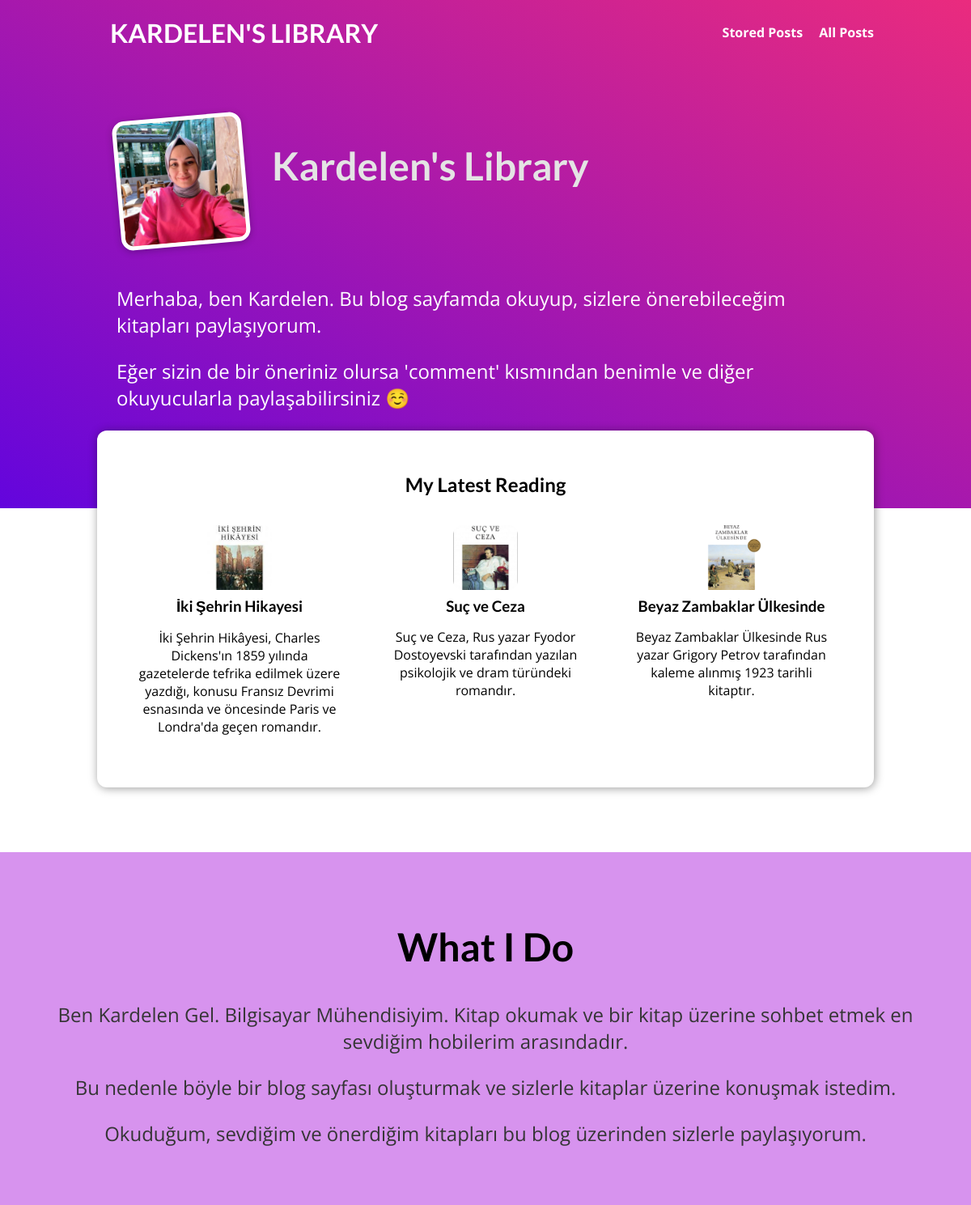
The page / on the database its author committed.
### blog/models.py (models this page shows, shortened)
class Post(models.Model):
    title = models.CharField(max_length=150)
    excerpt = models.CharField(max_length=200)
    image =  models.ImageField(upload_to="posts", null=True)
    date = models.DateField(auto_now=True)
    slug = models.SlugField(unique=True, db_index=True)
    content = models.TextField(validators=[MinLengthValidator(10)])
    author = models.ForeignKey(
        Author, on_delete=models.SET_NULL, null=True, related_name="posts")
    tags = models.ManyToManyField(Tag)

### blog/views.py (the view)
# urls.py: path("", views.StartingPageView.as_view(), name="starting-page"),
class StartingPageView(ListView):
    template_name = "blog/index.html"
    model = Post
    ordering = ["-date"]
    context_object_name = "posts"
    def get_queryset(self):
        queryset = super().get_queryset()
        data = queryset[:3]
        return data

### blog/templates/blog/index.html (shortened to what this page needs)
{% extends 'base.html' %}
{% load static %}
{% block css_files %}
  <link rel = "stylesheet" href="{% static "blog/post.css" %}" />
  <link rel = "stylesheet" href="{% static "blog/index.css" %}" />
  {% endblock %}
{% block content %}
  <section id="welcome">
    <header>
      <img src="{% static "blog/images/kardelen.jpeg" %}" alt="Kardelen- The Author Of This Blog" />
      <h2>Kardelen's Library</h2>
    </header>
    <p> Merhaba, ben Kardelen. Bu blog sayfamda okuyup, sizlere önerebileceğim kitapları paylaşıyorum. </p>
    <p> Eğer sizin de bir öneriniz olursa 'comment' kısmından benimle ve diğer okuyucularla paylaşabilirsiniz ☺️ </p>
  </section>
  <section id="latest-posts">
    <h2>My Latest Reading</h2>
    <ul>
        {% for post in posts %}
           {% include "blog/includes/post.html" %}
        {% endfor %}
    </ul>
  </section>
  <section id="about">
    <h2>What I Do</h2>
    <p> Ben Kardelen Gel. Bilgisayar Mühendisiyim. Kitap okumak ve bir kitap üzerine sohbet etmek en sevdiğim hobilerim arasındadır. </p>
    <p> Bu nedenle böyle bir blog sayfası oluşturmak ve sizlerle kitaplar üzerine konuşmak istedim.</p>
    <p> Okuduğum, sevdiğim ve önerdiğim kitapları bu blog üzerinden sizlerle paylaşıyorum. </p>
  </section>
{% endblock %}

### blog/templates/blog/includes/post.html
<li>
  <article class="post">
    <a href="{% url "post-detail-page" post.slug %}">
      <img src="{{ post.image.url }}" alt="{{ post.title }}" />
      <div class="post__content">
        <h3>{{post.title}}</h3>
        <p> {{ post.excerpt}} </p>
      </div>
    </a>
  </article>
</li>

### static/app.css (style rules this page uses)
* { box-sizing: border-box; }
html { font-family: 'Open Sans', 'Lato', sans-serif; }
body { margin: 0; }
h1, h2, h3 { font-family: 'Lato', sans-serif; font-weight: bold; }

### blog/static/blog/post.css (style rules this page uses)
.post { display: flex; flex-direction: column; align-items: center; text-align: center; }
.post a { text-decoration: none; color: black; transition: all 0.2s ease; padding: 1rem; }
.post img { width: 5rem; height: 5rem; object-fit: cover; border-radius: 12px; }
.post h3 { margin: 0.25rem 0; }

### blog/static/blog/index.css (style rules this page uses)
#welcome { background: linear-gradient(to right top, #6305dd, #ea2b7e); padding: 6rem 12%; }
#welcome header { display: flex; align-items: flex-start; margin: 3rem auto; }
#welcome img { width: 10rem; height: 10rem; object-fit: cover; object-position: top; border: 5px solid white; border-radius: 15px; background-color: #ffe1bf; transform: rotateZ(-5deg); box-shadow: 0 2px 8px rgba(0, 0, 0, 0.25); }
#welcome h2 { font-size: 3rem; margin: 2rem 0 0 2rem; color: #e4e4e4; width: 30rem; }
#welcome p { color: white; font-size: 1.5rem; }
#latest-posts { background-color: white; padding: 2rem; border-radius: 12px; width: 60rem; margin: -6rem auto 2rem auto; box-shadow: 1px 1px 12px rgba(0, 0, 0, 0.4); }
#latest-posts h2 { text-align: center; }
#latest-posts ul { list-style: none; margin: 0; padding: 0; display: flex; gap: 1rem; }
#latest-posts li { flex: 1; }
#about { text-align: center; padding: 3rem; background-color: #d793ee; margin-top: 5rem; }
#about h2 { font-size: 3rem; }
#about p { font-size: 1.5rem; color: #353535; }

### rows shown on the page
Post: image (picture), title "İki Şehrin Hikayesi", excerpt "İki Şehrin Hikâyesi, Charles Dickens'ın 1859 yılında gazetelerde tefrika edilmek üzere yazdığı, konusu Fransız Devrimi esnasında ve öncesinde Paris ve Londra'da geçen romandır."
Post: image (picture), title "Suç ve Ceza", excerpt "Suç ve Ceza, Rus yazar Fyodor Dostoyevski tarafından yazılan psikolojik ve dram türündeki romandır."
Post: image (picture), title "Beyaz Zambaklar Ülkesinde", excerpt "Beyaz Zambaklar Ülkesinde Rus yazar Grigory Petrov tarafından kaleme alınmış 1923 tarihli kitaptır."
